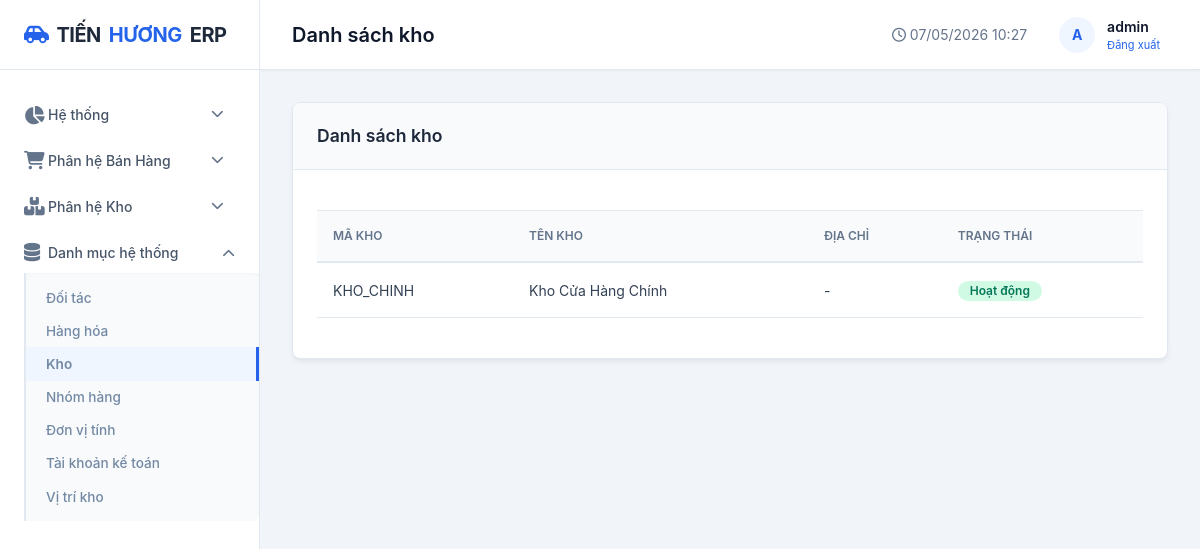
/danh-muc/kho/ (signed in), run on the app's committed database.
### apps/danh_muc/models.py (models this page shows, shortened)
class Kho(models.Model):
    ma_kho = models.CharField(max_length=10, unique=True, verbose_name="Mã kho")
    ten_kho = models.CharField(max_length=100, verbose_name="Tên kho")
    dia_chi = models.CharField(max_length=200, blank=True, verbose_name="Địa chỉ")
    trang_thai = models.BooleanField(default=True, verbose_name="Hoạt động")
    class Meta:
        db_table = "core_kho"
        verbose_name = "Kho"
        ordering = ["ma_kho"]

### apps/danh_muc/views.py (the view)
# urls.py: path('kho/', views.kho_list, name='kho_list'),
@login_required
def kho_list(request):
    page_obj = _paginate_queryset(request, Kho.objects.filter(trang_thai=True).order_by('ma_kho'))
    return render(request, 'core/kho_list.html', {
        'kho_list': page_obj,
        'page_obj': page_obj,
        'page_title': 'Danh sách kho',
        'active_menu': 'kho',
    })

### apps/danh_muc/views.py (called while the page is built)
def _paginate_queryset(request, queryset, per_page=12):
    paginator = Paginator(queryset, per_page)
    return paginator.get_page(request.GET.get("page"))

### templates/core/kho_list.html (shortened to what this page needs)
{% extends 'base.html' %}
{% block content %}
<div class="card">
    <div class="card-header">
        <div class="card-title">Danh sách kho</div>
    </div>
    <div class="px-3 pt-3">
    </div>
    <div class="card-body">
        <div class="table-responsive">
            <table class="table">
                <thead>
                    <tr>
                        <th>Mã kho</th>
                        <th>Tên kho</th>
                        <th>Địa chỉ</th>
                        <th>Trạng thái</th>
                    </tr>
                </thead>
                <tbody>
                    {% for kho in kho_list %}
                    <tr>
                        <td>{{ kho.ma_kho }}</td>
                        <td>{{ kho.ten_kho }}</td>
                        <td>{{ kho.dia_chi|default:'-' }}</td>
                        <td>
                            {% if kho.trang_thai %}
                                <span class="badge badge-success">Hoạt động</span>
                            {% else %}
                                <span class="badge badge-danger">Ngừng</span>
                            {% endif %}
                        </td>
                    </tr>
                    {% empty %}
                    <tr>
                        <td colspan="4" class="text-center text-muted">Chưa có kho nào.</td>
                    </tr>
                    {% endfor %}
                </tbody>
            </table>
        </div>
    </div>
</div>
{% endblock %}

### templates/base.html (shortened to what this page needs)
<!DOCTYPE html>
<html lang="vi">
<head>
    <link rel="stylesheet" href="https://cdnjs.cloudflare.com/ajax/libs/font-awesome/6.4.0/css/all.min.css">
    <link href="https://cdn.jsdelivr.net/npm/bootstrap@5.3.0/dist/css/bootstrap.min.css" rel="stylesheet">
    <link rel="stylesheet" href="/static/css/style.css?v=6">
</head>
<body>
    <div class="app-container">
        <aside class="sidebar">
            <div class="sidebar-header">
                <a href="{% url 'dashboard' %}" class="logo">
                    <i class="fas fa-car-side" style="color: var(--accent-color);"></i>
                    TIẾN <span>HƯƠNG</span> ERP
                </a>
            </div>
            <nav class="sidebar-nav">
                <div class="nav-item {% if active_menu == 'dashboard' or active_menu == 'so_cai' or active_menu == 'so_nhat_ky_chung' or active_menu == 'ky_ke_toan' %}open{% endif %}">
                    <a href="#" class="nav-link dropdown-toggle" onclick="toggleSubmenu(event, this)">
                        <i class="fas fa-chart-pie"></i> Hệ thống
                        <i class="fas fa-chevron-down ms-auto"></i>
                    </a>
                </div>
                <div class="nav-item ">
                    <a href="#" class="nav-link dropdown-toggle" onclick="toggleSubmenu(event, this)">
                        <i class="fas fa-shopping-cart"></i> Phân hệ Bán Hàng
                        <i class="fas fa-chevron-down ms-auto"></i>
                    </a>
                </div>
                <div class="nav-item ">
                    <a href="#" class="nav-link dropdown-toggle" onclick="toggleSubmenu(event, this)">
                        <i class="fas fa-boxes"></i> Phân hệ Kho
                        <i class="fas fa-chevron-down ms-auto"></i>
                    </a>
                </div>
                <div class="nav-item {% if active_menu == 'hang_hoa' or active_menu == 'khach_hang' or active_menu == 'kho' or active_menu == 'vi_tri_kho' or active_menu == 'nhom_hang' or active_menu == 'don_vi_tinh' or active_menu == 'tai_khoan_ke_toan' %}open{% endif %}">
                    <a href="#" class="nav-link dropdown-toggle" onclick="toggleSubmenu(event, this)">
                        <i class="fas fa-database"></i> Danh mục hệ thống
                        <i class="fas fa-chevron-down ms-auto"></i>
                    </a>
                    <div class="submenu">
                        <a href="{% url 'kh_list' %}" class="submenu-link {% if active_menu == 'khach_hang' %}active{% endif %}" style="color: #7389a4;">Đối tác</a>
                        <a href="{% url 'hang_hoa_list' %}" class="submenu-link {% if active_menu == 'hang_hoa' %}active{% endif %}" style="color: #7389a4;">Hàng hóa</a>
                        <a href="{% url 'kho_list' %}" class="submenu-link {% if active_menu == 'kho' %}active{% endif %}" style="color: #7389a4;">Kho</a>
                        <a href="{% url 'nhom_hang_list' %}" class="submenu-link {% if active_menu == 'nhom_hang' %}active{% endif %}" style="color: #7389a4;">Nhóm hàng</a>
                        <a href="{% url 'don_vi_tinh_list' %}" class="submenu-link {% if active_menu == 'don_vi_tinh' %}active{% endif %}" style="color: #7389a4;">Đơn vị tính</a>
                        <a href="{% url 'tai_khoan_ke_toan_list' %}" class="submenu-link {% if active_menu == 'tai_khoan_ke_toan' %}active{% endif %}" style="color: #7389a4;">Tài khoản kế toán</a>
                        <a href="{% url 'vi_tri_kho_list' %}" class="submenu-link {% if active_menu == 'vi_tri_kho' %}active{% endif %}" style="color: #7389a4;">Vị trí kho</a>
                    </div>
                </div>
            </nav>
        </aside>
        <main class="main-wrapper">
            <header class="header">
                <div class="header-title">{{ page_title }}</div>
                <div class="header-right">
                    <span class="text-muted"><i class="far fa-clock"></i> {% now "d/m/Y H:i" %}</span>
                    <div class="user-menu">
                        <div class="avatar">
                            {{ user.username|make_list|first|upper|default:"A" }}
                        </div>
                        <div>
                            <div class="fw-semibold">{{ user.username }}</div>
                            <div style="font-size: 11px; color: var(--text-muted);">
                                <form action="{% url 'logout' %}" method="post" style="display:inline;">
                                    <button type="submit" style="background:none; border:none; color:var(--accent-color); cursor:pointer;">Đăng xuất</button>
                                </form>
                            </div>
                        </div>
                    </div>
                </div>
            </header>
            <div class="content">
                {% block content %}{% endblock %}
            </div>
        </main>
    </div>
</body>
</html>

### templates/base.html (style rules this page uses)
.sidebar .nav-link.dropdown-toggle::after { display: none !important; }

### data on the page
Kho: ma_kho "KHO_CHINH", ten_kho "Kho Cửa Hàng Chính", dia_chi "-", trang_thai "Hoạt động"

### other printed values
{{ page_title }} "Danh sách kho"
{{ user.username|make_list|first|upper|default:"A" }} "A"
{{ user.username }} "admin"
